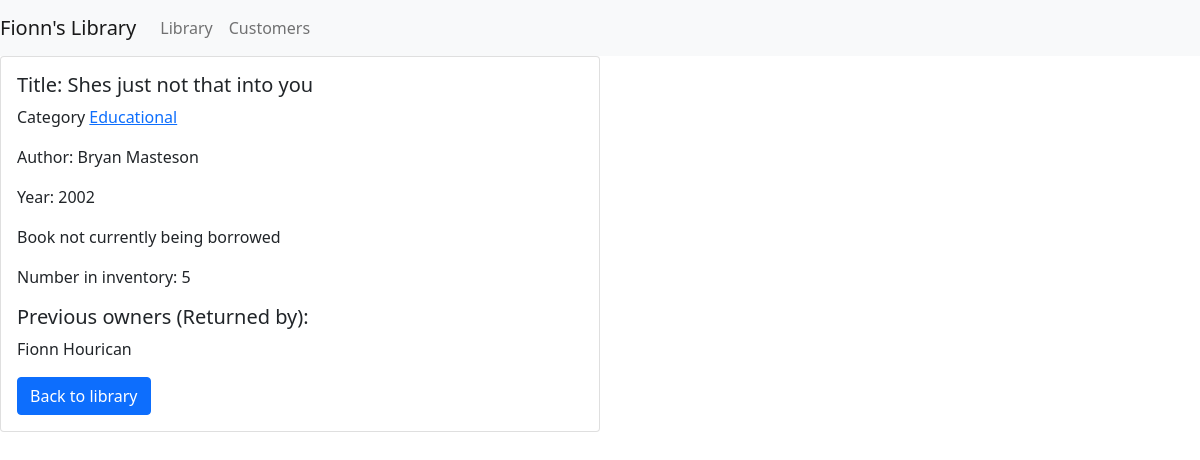
The page /1 on the database its author committed.
### Library/models.py (models this page shows)
class Book(models.Model):
    id = models.AutoField(primary_key=True)
    title = models.TextField()
    author = models.CharField(max_length=40) # charfields have to have a max length
    genre = models.TextField(null=True)
    year = models.IntegerField()
    inventory = models.IntegerField()

class Borrowed(models.Model):
    id = models.AutoField(primary_key=True)
    book = models.ForeignKey(Book, on_delete=models.CASCADE)
    customer = models.ForeignKey(Customer, on_delete=models.CASCADE)
    is_returned = models.BooleanField()

class Customer(models.Model):
    id = models.AutoField(primary_key=True)
    name = models.CharField(max_length=40) # charfields have to have a max length

### Library/views.py (the view)
# urls.py: path('<int:bookid>', views.view_single_book, name='single_book'),
def view_single_book(request, bookid):
    single_book = get_object_or_404(Book, id=bookid)
    borrows = Borrowed.objects.filter(book=bookid, is_returned=False)
    returned = Borrowed.objects.filter(book=bookid, is_returned=True)
    return render(request, 'single_book.html', {'book':single_book, 'borrowed': borrows, 'returned': returned,})

### Library/templates/single_book.html (shortened to what this page needs)
{% extends 'base.html' %}
{% block content %}
<div class="card w-50">
    <div class="card-body">
        <h5 class="card-title">Title: {{ book.title }}</h5>
        <p class="card-text">Category <a href="/category/{{ book.genre }}">{{ book.genre }}</a></p>
        <p class="card-text">Author: {{ book.author }}</p>
        <p class="card-text">Year: {{ book.year }} </p>
        {% if borrowed %}
        <p class="card-text">Currently borrowed by: </p>
            {% for borrow in borrowed %}
            <p class="card-text">{{ borrow.customer.name }} </p>
            {% endfor %}
        {% else %}
        <p class="card-text">Book not currently being borrowed </p>
        {% endif %}
        <p class="card-text">Number in inventory: {{ book.inventory }} </p>
        {% if returned %}
        <h5 class="card-title">Previous owners (Returned by):</h3>
            {% for borrow in returned %}
            <p class="card-text">{{ borrow.customer.name }} </p>
            {% endfor %}
        {% endif %}
        <a href="/" class="btn btn-primary">Back to library</a>
    </div>
</div>
{% endblock %}

### rows shown on the page
Book: title "Shes just not that into you", genre "Educational", author "Bryan Masteson", year "2002", inventory "5"
Borrowed: customer.name "Fionn Hourican"
